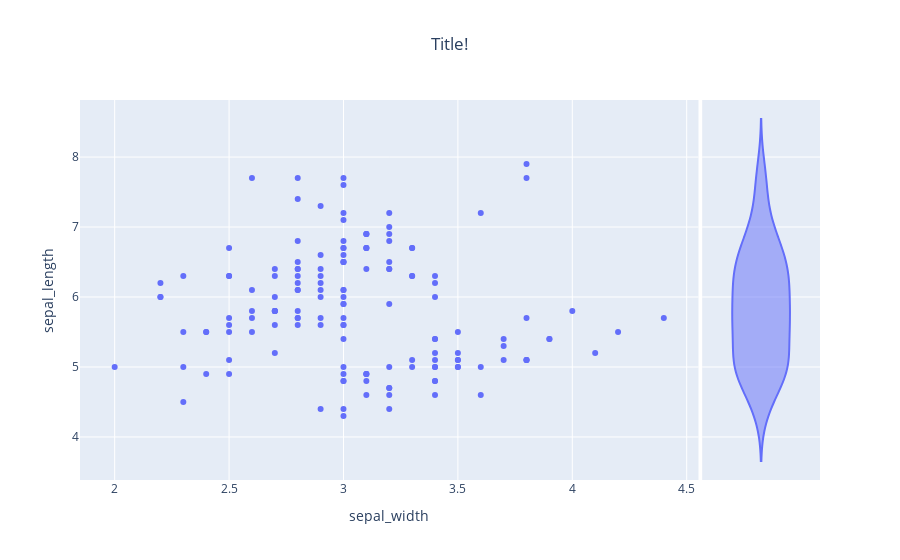

Notebook cell for this chart:
### Markdown cell above
### using dictionary
go.layout.Title(text='blabla') === {'text': 'blabla'}

### Code cell
fig = px.scatter(iris, x='sepal_width', y='sepal_length', title='TITLE ONE', marginal_y='violin')

fig.update_layout(
    title={'text': 'Title!', 'x': 0.5}
)

fig.show()

### Figure 1 — Plotly figure (JSON) as saved in the notebook; plotly's stock layout.template omitted (floating-point values rounded to 4 significant figures; data arrays with more than 128 entries replaced by an {"elided": "..."} marker saying what was removed)
{"data": [{"hovertemplate": "sepal_width=%{x}<br>sepal_length=%{y}<extra></extra>", "legendgroup": "", "marker": {"color": "#636efa", "symbol": "circle"}, "mode": "markers", "name": "", "orientation": "v", "showlegend": false, "type": "scatter", "x": {"elided": "150 float values"}, "xaxis": "x", "y": {"elided": "150 float values"}, "yaxis": "y"}, {"alignmentgroup": "True", "hovertemplate": "sepal_length=%{y}<extra></extra>", "legendgroup": "", "marker": {"color": "#636efa", "symbol": "circle"}, "name": "", "offsetgroup": "", "scalegroup": "y", "showlegend": false, "type": "violin", "xaxis": "x2", "y": {"elided": "150 float values"}, "yaxis": "y2"}], "layout": {"legend": {"tracegroupgap": 0}, "title": {"text": "Title!", "x": 0.5}, "xaxis": {"anchor": "y", "domain": [0, 0.8358], "title": {"text": "sepal_width"}}, "xaxis2": {"anchor": "y2", "domain": [0.8408, 1], "matches": "x2", "showgrid": false, "showline": false, "showticklabels": false, "ticks": ""}, "yaxis": {"anchor": "x", "domain": [0, 1], "title": {"text": "sepal_length"}}, "yaxis2": {"anchor": "x2", "domain": [0, 1], "matches": "y", "showgrid": true, "showticklabels": false}}}
